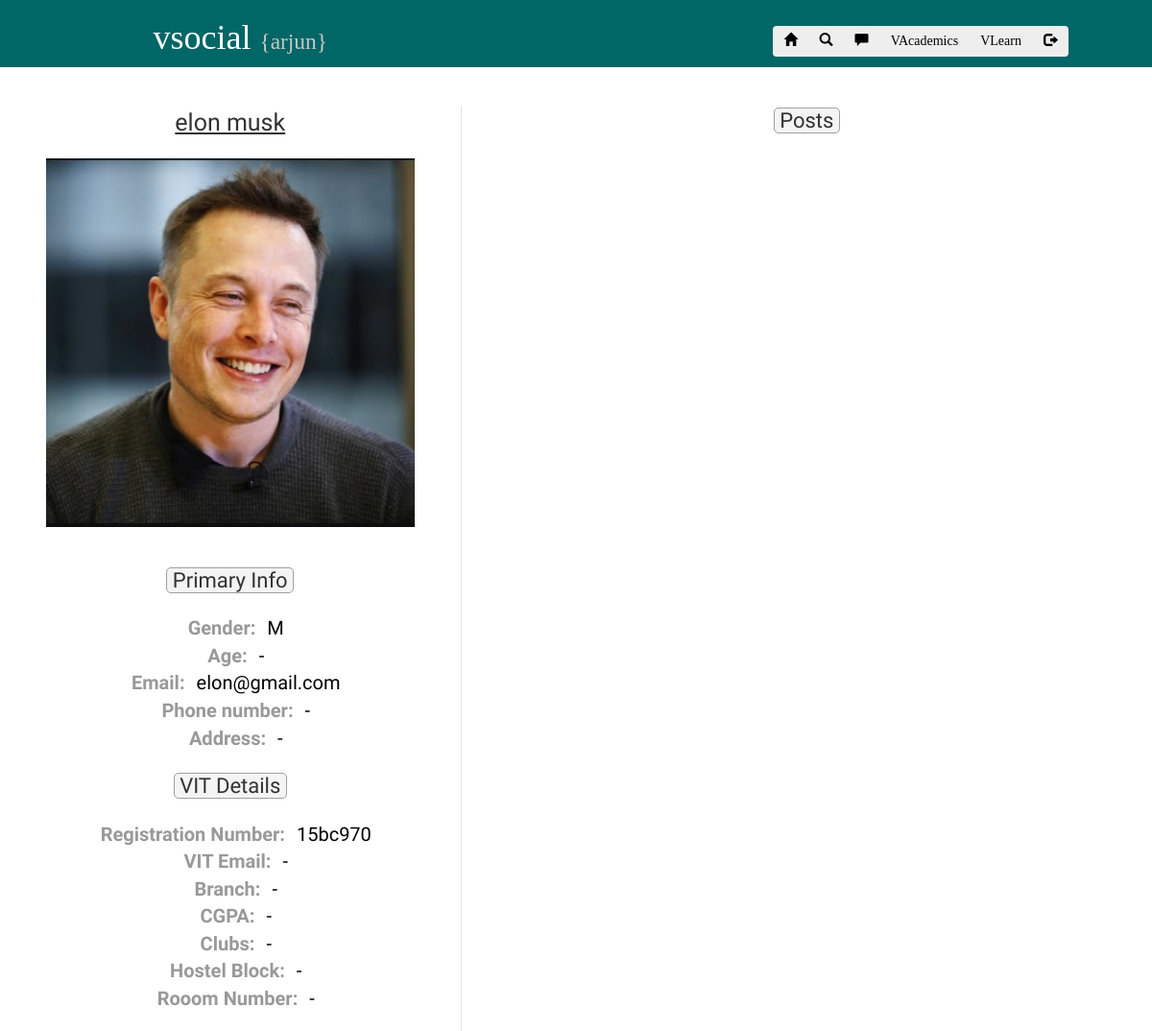
Page /user?target=7 (signed in) on the committed database.
### tables this page shows
CREATE TABLE `primaryinfo` (
  `userid` bigint(10) NOT NULL,
  `name` varchar(30) NOT NULL,
  `email` varchar(30) NOT NULL,
  `gender` varchar(1) NOT NULL,
  `age` varchar(3) NOT NULL,
  `phonenumber` varchar(15) NOT NULL,
  `address` varchar(65000) NOT NULL
);

CREATE TABLE `profilepic` (
  `id` bigint(10) NOT NULL,
  `userid` bigint(10) NOT NULL,
  `link` varchar(255) NOT NULL,
  `time` timestamp NOT NULL DEFAULT CURRENT_TIMESTAMP,
  `timestamp` bigint(200) NOT NULL
);

CREATE TABLE `vitdetails` (
  `userid` varchar(1000) NOT NULL,
  `regno` text NOT NULL,
  `email` text NOT NULL,
  `block` text NOT NULL,
  `roomnumber` text NOT NULL,
  `clubs` text NOT NULL,
  `cgpa` text NOT NULL,
  `branch` text NOT NULL,
  `classes` text NOT NULL
);

### user/index.php (the view, shortened to what this page needs)
<?php
include '../connection.php';
$username=$_SESSION['username'];
$sql="SELECT userid FROM usera WHERE username='$username'";
$result = mysqli_query($conn,$sql) or die("Error: ".mysqli_error($conn));
$row = mysqli_fetch_array($result);
$id=$row[0];
$sql2="SELECT name FROM primaryinfo WHERE userid='$id'";
$result2 = mysqli_query($conn,$sql2) or die("Error: ".mysqli_error($conn));
$row2 = mysqli_fetch_array($result2);
$name=$row2[0];
?>
<!doctype html>
<html lang="en">
<head>
<link rel="stylesheet" href="https://maxcdn.bootstrapcdn.com/bootstrap/3.3.7/css/bootstrap.min.css">
</head>
<body>
<div class="container-responsive">
<div class="row bstop top">
<div class="col-xs-12 col-md-5">
<h1 class="text-center d-inline">&nbsp;&nbsp;vsocial <small class="top_name">{<?php echo $name;?>}</small></h1>
</div>
<div class="col-xs-12 col-md-5 text-center">
<h1><div class="btn-group btn-group-md " role="group" aria-label="...">
	<a href="../home" class="btn btn-primary button_white"><span class="glyphicon glyphicon-home"></span></a>
	<a href="../search" class="btn btn-primary button_white"><span class="glyphicon glyphicon-search"></span></a>
	<a href="../messenger" class="btn btn-primary button_white"><span class="glyphicon glyphicon-comment"></span></a>
	<a href="../test/homes.php" class="btn btn-primary button_white">VAcademics </a>
	<a href="../test/learn.php" class="btn btn-primary button_white">VLearn </a>
	<a href="../logout.php" class="btn button_white btn-danger"><span class="glyphicon glyphicon-log-out"></span></a></div></h1>
</div>
</div>
</div>
<br>
<br>
<?php
if ($_GET['target']!="")
{
	$friendid=$_GET['target'];
	$sql1="SELECT * FROM friend WHERE userid='$id' AND friendid='$friendid'";
$s2=mysqli_query($conn,$sql1) or die(mysqli_error($conn));
$sqw3=mysqli_num_rows($s2);
$sq1="SELECT * FROM friend WHERE userid='$friendid' AND friendid='$id'";
$sq2=mysqli_query($conn,$sq1) or die(mysqli_error($conn));
$sq3=mysqli_num_rows($sq2);
$s3=$sqw3+$sq3;
if ($s3==1)
{
if ($sqw3>0)
{
$s4=mysqli_fetch_array($s2);
}
else
{
$s4=mysqli_fetch_array($sq2);
}
if ($s4['status']==1)
{
$bval="Delete friend";
}
}
elseif($s3==0)
{
$bval="Send a friend request";
}
else
{
$bval="Error";
}
}?>
<?php
if ($bval=="Delete friend")
{
?>
<?php
$idz=$_GET['target'];
$zql="SELECT * FROM primaryinfo WHERE userid='$idz'";
$zqlquery=mysqli_query($conn,$zql) or die(mysqli_error($conn));
$zqf=mysqli_fetch_array($zqlquery) or die(mysqli_error($conn));
$uname=$zqf['name'];
$uemail=$zqf['email'];
$ugender=$zqf['gender'];
$uage=$zqf['age'];
$uphonenumber=$zqf['phonenumber'];
$uaddress=$zqf['address'];
$zzql="SELECT * FROM vitdetails WHERE userid='$idz'";
$zzqlquery=mysqli_query($conn,$zzql) or die(mysqli_error($conn));
$zzqf=mysqli_fetch_array($zzqlquery) or die(mysqli_error($conn));
$yregno=$zzqf['regno'];
$yemail=$zzqf['email'];
$yblock=$zzqf['block'];
$yroomnumber=$zzqf['roomnumber'];
$yclubs=$zzqf['clubs'];
$ycgpa=$zzqf['cgpa'];
$ybranch=$zzqf['branch'];
$zzzql="SELECT link FROM profilepic WHERE userid='$idz' ORDER BY id DESC LIMIT 1";
$zzzqlquery=mysqli_query($conn,$zzzql) or die(mysqli_error($conn));
$zzzqlqueryfetch=mysqli_fetch_array($zzzqlquery);
$otherpic=$zzzqlqueryfetch['link'];
if ($uage=="")
{
$uage="-";
}
if ($uphonenumber=="")
{
$uphonenumber="-";
}
if ($uaddress=="")
{
$uaddress="-";
}
if ($yblock=="")
{
$yblock="-";
}
if ($ybranch=="")
{
$ybranch="-";
}
if ($ycgpa=="")
{
$ycgpa="-";
}
if ($yclubs=="")
{
$yclubs="-";
}
if ($yemail=="")
{
$yemail="-";
}
if ($yroomnumber=="")
{
$yroomnumber="-";
}
?>
<table class="main2" width="100%">
<tr>
<td>
<table class="pinfo" width="100%">
<tr>
<td width="40%" valign="top">
<center>
<table width="80%">
<tr>
<td>
<center>
<span class="labelname"><?php echo $uname; ?></span><br><br>
<img src="<?php echo $otherpic; ?>" width="100%">
</center>
<br><br>
<center>
<span class="labelhead">&nbsp;Primary Info&nbsp;</span><br><br>
<span class="label">Gender:</span><span class="point"><?php echo $ugender;?></span><br>
<span class="label">Age:</span><span class="point"><?php echo $uage;?></span><br>
<span class="label">Email:</span><span class="point"><?php echo $uemail;?></span><br>
<span class="label">Phone number:</span><span class="point"><?php echo $uphonenumber;?></span><br>
<span class="label">Address:</span><span class="point"><?php echo $uaddress;?></span><br><br>
<span class="labelhead">&nbsp;VIT Details&nbsp;</span><br><br>
<span class="label">Registration Number:</span><span class="point"><?php echo $yregno;?></span><br>
<span class="label">VIT Email:</span><span class="point"><?php echo $yemail;?></span><br>
<span class="label">Branch:</span><span class="point"><?php echo $ybranch;?></span><br>
<span class="label">CGPA:</span><span class="point"><?php echo $ycgpa;?></span><br>
<span class="label">Clubs:</span><span class="point"><?php echo $yclubs;?></span><br>
<span class="label">Hostel Block:</span><span class="point"><?php echo $yblock;?></span><br>
<span class="label">Rooom Number:</span><span class="point"><?php echo $yroomnumber;?></span><br><br>
</center>
</td>
</tr>
</table>
</td>
<td width="60%" valign="top" class="tdline">
<center>
<table width="80%">
<tr>
<td>
<center><span class="labelhead">&nbsp;Posts&nbsp;</span></center><br>
</td>
</tr>
</table>
</td>
</tr>
</table>
<?php
}
?>
</body>
</html>

### user/index.php (style rules this page uses)
body { padding:0px; margin:0px; }
span.labelhead { font-family: 'Raleway', sans-serif; font-size:22px; border: thin solid #A0A0A0; background-color:#F4F4F4; border-radius:5px; }
span.labelname { font-family: 'Raleway', sans-serif; font-size:25px; text-decoration:underline; }
span.label { font-family: 'Raleway', sans-serif; font-size:20px; color:#999; }
span.point { font-family: 'Raleway', sans-serif; font-size:20px; color:black; }
td.tdline { border-left:thin solid #E2E2E2; }
.bstop { background:#EFEFEF; }
.top { font-family: 'Comfortaa', cursive; background: rgb(1,102,102); color:white; }
.top_name { color:rgb(200,200,200); }
.button_white { color:black; background: #eee; border:#eee; }

### rows in the picture
primaryinfo: name "arjun"
primaryinfo: name "elon musk", gender "M", age "-", email "elon@gmail.com", phonenumber "-", address "-"
profilepic: link (picture)
vitdetails: regno "15bc970", email "-", branch "-", cgpa "-", clubs "-", block "-", roomnumber "-"
